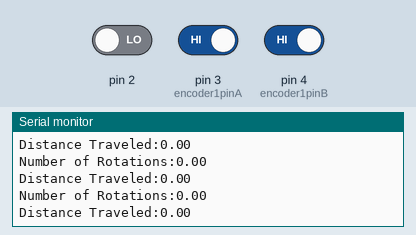
Bench run of a sketch on a simulated Arduino Uno, built with avr-gcc and run on an emulated ATmega328P. Shown: the last lines printed to the serial monitor. The test bench sets the inputs (shaded band); at power-on: pin 2 LOW, pin 3 (encoder1pinA) HIGH, pin 4 (encoder1pinB) HIGH.

Above: at 1.2 s.
1.3 s: pin 2 driven HIGH
At 1.82 s:
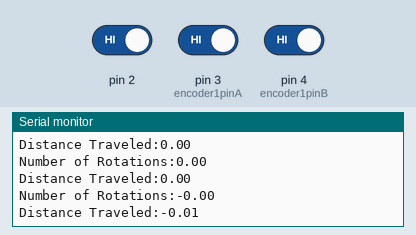
2.8 s: pin 2 driven LOW
At 3.33 s:
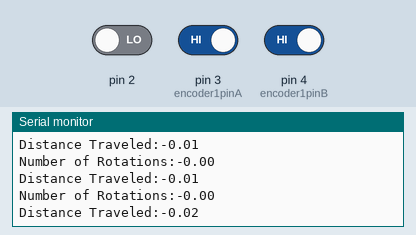
Timing chart, 0 to 5.8 s (numbered marks = the images above; inputs shaded):
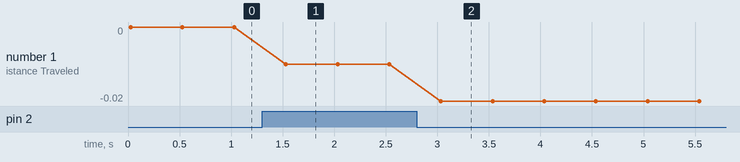

Measured:
- after the input at 1.3 s, the serial monitor: prints a new line after 0.20 s (image 1)
- after the input at 2.8 s, the serial monitor: prints a new line after 0.23 s (image 2)
- plotted number 1: 0 → -0.01 after the input at 1.3 s, -0.01 → -0.02 after the input at 2.8 s

The sketch:

Encoder_Code.ino
```cpp
const byte encoder1pinA = 3; //A pin for left motors (blue)
const byte encoder1pinB = 4; //B pin for left motors (green)
const byte encoder2pinA = 5; //A pin for right motors (blue)
const byte encoder2pinB = 6; //B pin for right motors (green)
byte encoder1PinALast; //previous pin A value (used to determine direction of rotation)
char inChar; //characters read in from Serial
double numRotations = 0.00; //number of rotations
boolean isForward; //rotation direction


void setup()
{
  Serial.begin(9600);//Initialize the serial port
  EncoderInit();//Initialize the module
}

void loop()
{
  Serial.print("Number of Rotations:");
  Serial.println(numRotations/1540.0); //prints number of rotations
  Serial.print("Distance Traveled:");
  Serial.println(numRotations*15.12/1540.0); //prints distance in inches
  if(Serial.available()) //reads in from Serial
  {
     inChar = Serial.read();
     if(inChar == 'r')
      {
          numRotations =0;
      }
  }
  delay(500);
}

void EncoderInit() //instantiates encoder pins
{
  isForward = true; //default -> Forward
  pinMode(encoder1pinA, INPUT);
  pinMode(encoder1pinB, INPUT);
  attachInterrupt(0, wheelSpeed, CHANGE);
}

void wheelSpeed() //checks every time the wheel has moved
{
  int Lstate = digitalRead(encoder1pinA);
  if(Lstate == HIGH && encoder1PinALast == LOW)
  {
    int val = digitalRead(encoder1pinB);
     if(val == LOW && isForward)
    {
      isForward = false; //Reverse
    }
    else if(val == HIGH && !isForward)
    {
      isForward = true;  //Forward
    }
  }
   encoder1PinALast = Lstate;

  if(!isForward)
  {
    numRotations= numRotations + 1.0; //if moving forward, add distance
  }
  else
  {
    numRotations= numRotations - 1.0; //if moving backward, subtract distance
  }
}
```
